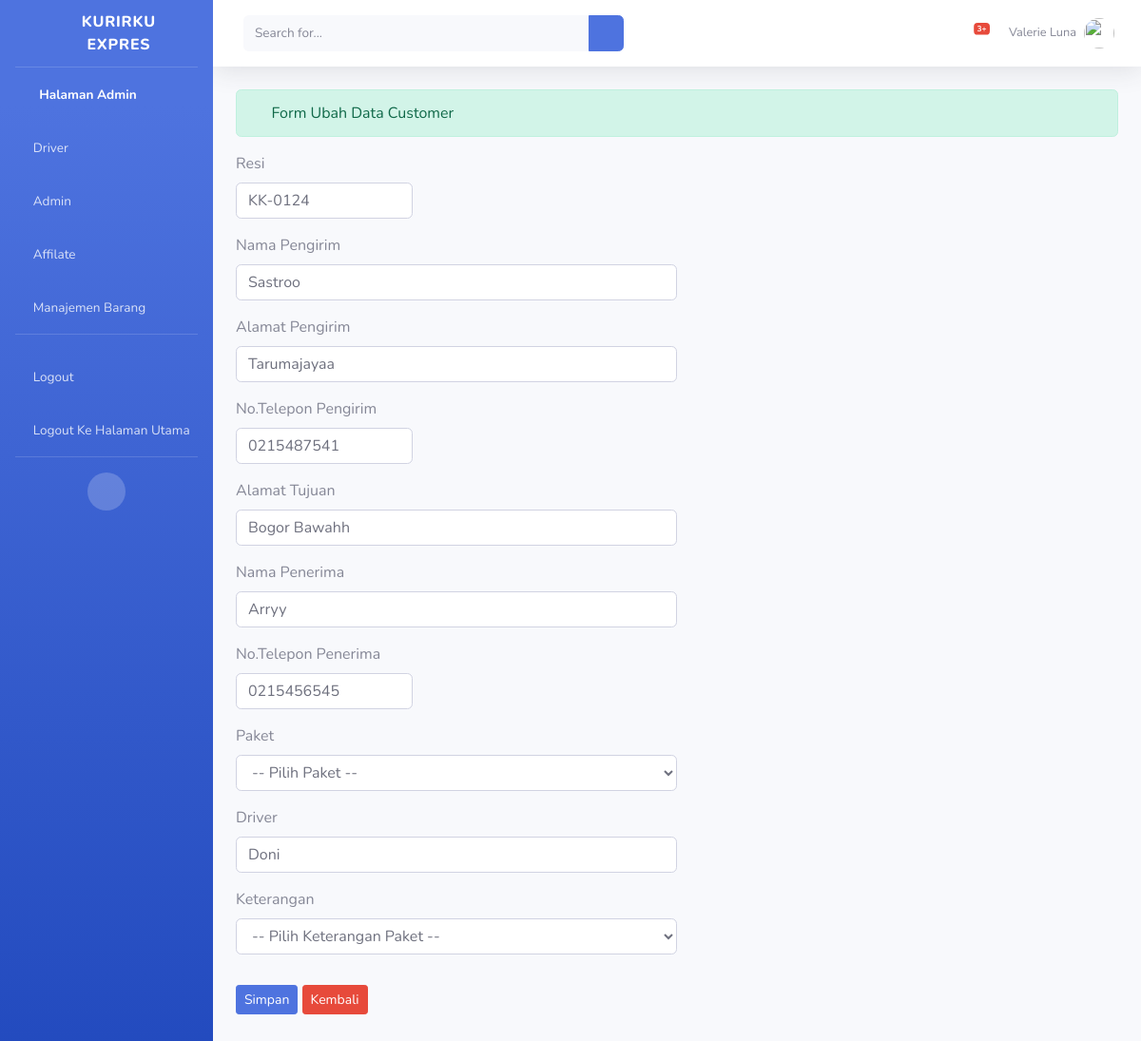
Page /kurirku/administrator/datacustomer/update/7 on the committed database.
### tables this page shows
CREATE TABLE IF NOT EXISTS `tb_data` (
  `id` int(11) NOT NULL,
  `resi` varchar(100) NOT NULL,
  `pengirim` varchar(100) NOT NULL,
  `alamat_pengirim` varchar(100) NOT NULL,
  `no_telpon_pengirim` varchar(50) NOT NULL,
  `tujuan` varchar(100) NOT NULL,
  `penerima` varchar(100) NOT NULL,
  `no_telpon_penerima` varchar(50) NOT NULL,
  `paket` varchar(120) NOT NULL,
  `driver` varchar(100) NOT NULL,
  `keterangan` varchar(255) NOT NULL
);

### kurirku/application/controllers/administrator/datacustomer.php (called while the page is built, shortened)
<?php
class Datacustomer extends CI_Controller
{
	public function update($id)
	{
		$where = array('id' => $id);
		$data['update'] = $this->datacustomer_model->update_data($where, 'tb_data')->result();
		$this->load->view('template_administrator/header');
		$this->load->view('template_administrator/sidebar');
		$this->load->view('administrator/datacustomer_update', $data);
		$this->load->view('template_administrator/footer');
	}
}

### kurirku/index.php (called while the page is built, shortened)
<?php
require_once BASEPATH.'core/CodeIgniter.php';

### kurirku/application/models/datacustomer_model.php (called while the page is built, shortened)
<?php
class Datacustomer_model extends CI_Model
{
	public function update_data($where, $table)
	{
		return $this->db->get_where($table, $where);
	}
}

### kurirku/application/views/administrator/datacustomer_update.php (the view, shortened to what this page needs)
<div class="container-fluid">
	<div class="alert alert-success" role="alert">
		<i class="fas fa-keyboard"></i> Form Ubah Data Customer
	</div>
	<section class="content">
		<?php foreach($update as $updt) { ?>
		<form action="<?php echo base_url().'administrator/datacustomer/perbarui';?>" method="post">
			<div class="form-group">
				<label>Resi</label>
				<input type="text" name="resi" class="form-control" style="width: 20%" value="<?php echo $updt->resi ?>">
			</div>
	<div class="form-group">
		<label>Nama Pengirim</label>
		<input input="text" name="pengirim" class="form-control" style="width: 50%" value="<?php echo $updt->pengirim ?>">
	</div>
	<div class="form-group">
		<label>Alamat Pengirim</label>
		<input input="text" name="alamat_pengirim" class="form-control" style="width: 50%" value="<?php echo $updt->alamat_pengirim ?>">
	</div>
	<div class="form-group">
		<label>No.Telepon Pengirim</label>
		<input input="text" name="no_telpon_pengirim" class="form-control" style="width: 20%" value="<?php echo $updt->no_telpon_pengirim ?>" >
	</div>
	<div class="form-group">
		<label>Alamat Tujuan</label>
		<input input="text" name="tujuan" class="form-control" style="width: 50%" value="<?php echo $updt->tujuan ?>">
	</div>
	<div class="form-group">
		<label>Nama Penerima</label>
		<input input="text" name="penerima" class="form-control" style="width: 50%" value="<?php echo $updt->penerima ?>">
	</div>
	<div class="form-group">
		<label>No.Telepon Penerima</label>
		<input input="text" name="no_telpon_penerima" class="form-control" style="width: 20%" value="<?php echo $updt->no_telpon_penerima ?>">
	</div>
	<div class="form-group">
		<label>Paket</label>
		<select name="paket" class="form-control" style="width: 50%" value="<?php echo $updt->paket ?>">
			<option value="">-- Pilih Paket --</option>
		</select>
	</div>
	<div class="form-group">
		<label>Driver</label>
		<input input="text" name="driver" class="form-control" style="width: 50%" value="<?php echo $updt->driver ?>">
	</div>
	<div class="form-group">
		<label>Keterangan</label>
		<select name="keterangan" class="form-control" style="width: 50%" value="<?php echo $updt->keterangan ?>">
			<option value="">-- Pilih Keterangan Paket --</option>
		</select>
	</div>
		<button type="submit" class="btn btn-sm btn-primary mb-5 mt-3">Simpan</button>
		<?php echo anchor ('administrator/datacustomer','<div class="btn btn-sm btn-danger mb-5 mt-3">Kembali</div>')?>
		<?php } ?>
	</section>
</div>

### rows in the picture
tb_data: resi "KK-0124", pengirim "Sastroo", alamat_pengirim "Tarumajayaa", no_telpon_pengirim "0215487541", tujuan "Bogor Bawahh", penerima "Arryy", no_telpon_penerima "0215456545", driver "Doni"
